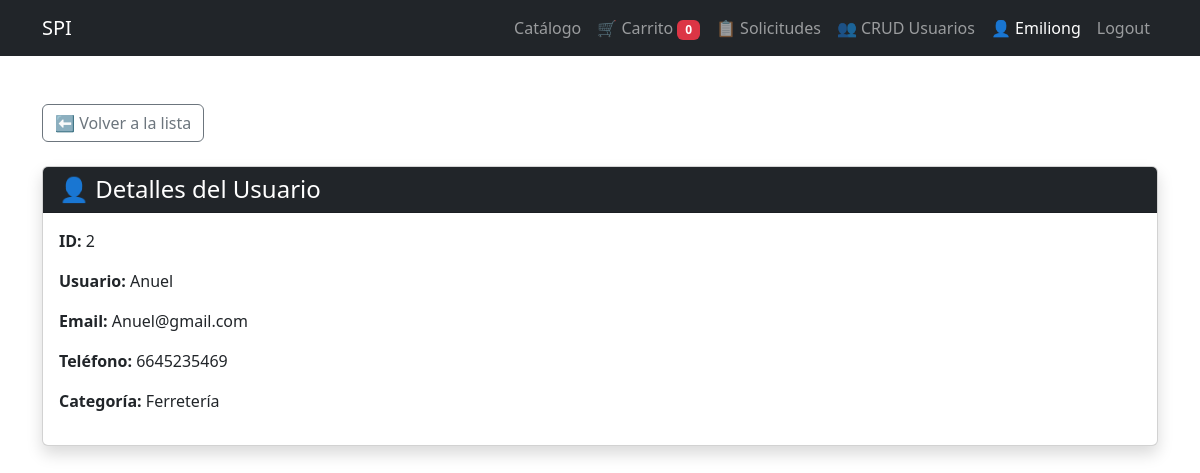
Page /usuarios/2/ (signed in) on the committed database.
### sushi/models.py (models this page shows, shortened)
class Usuario(AbstractUser):
    email = models.EmailField(unique=True)
    telefono = models.CharField(max_length=20, null=True, blank=True)  # ✅ nuevo campo
    categoria_cliente = models.ForeignKey(CategoriaCliente, on_delete=models.SET_NULL, null=True, blank=True)

class CategoriaCliente(models.Model):
    nombre = models.CharField(max_length=100, unique=True)

### sushi/views.py (the view)
    def _wrapped_view(request, *args, **kwargs):
        if request.user.categoria_cliente and request.user.categoria_cliente.nombre.lower() == "admin":
            return func(request, *args, **kwargs)
        messages.error(request, "Acceso no autorizado.")
        return redirect("catalogo")

### sushi/views.py (called while the page is built)
def solo_admin(func):
    def _wrapped_view(request, *args, **kwargs):
        if request.user.categoria_cliente and request.user.categoria_cliente.nombre.lower() == "admin":
            return func(request, *args, **kwargs)
        messages.error(request, "Acceso no autorizado.")
        return redirect("catalogo")
    return login_required(_wrapped_view)

@solo_admin
def detalle_usuario(request, user_id):
    usuario = get_object_or_404(Usuario, id=user_id)
    return render(request, 'detalle_usuario.html', {'usuario': usuario})

### sushi/templates/detalle_usuario.html
{% extends 'base.html' %}
{% block content %}
<div class="container my-5">
  <a href="{% url 'crud_usuarios' %}" class="btn btn-outline-secondary mb-4">⬅️ Volver a la lista</a>
  <div class="card shadow">
    <div class="card-header bg-dark text-white">
      <h4 class="mb-0">👤 Detalles del Usuario</h4>
    </div>
    <div class="card-body">
      <p><strong>ID:</strong> {{ usuario.id }}</p>
      <p><strong>Usuario:</strong> {{ usuario.username }}</p>
      <p><strong>Email:</strong> {{ usuario.email }}</p>
      <p><strong>Teléfono:</strong> {{ usuario.telefono|default:"No especificado" }}</p>
      <p><strong>Categoría:</strong> {{ usuario.categoria_cliente.nombre }}</p>
    </div>
  </div>
</div>
{% endblock %}

### sushi/templates/_navbar.html (shortened to what this page needs)
<nav class="navbar navbar-expand-lg navbar-dark bg-dark">
  <div class="container">
    <a class="navbar-brand" href="/">SPI</a>
    <div class="collapse navbar-collapse" id="navbarNav">
      <ul class="navbar-nav ms-auto">
        {% if user.is_authenticated %}
          <li class="nav-item">
            <a href="{% url 'catalogo' %}" class="nav-link">Catálogo</a>
          </li>
          <li class="nav-item">
            <a href="{% url 'carrito' %}" class="nav-link">
              🛒 Carrito <span class="badge bg-danger" id="cart-count">0</span>
            </a>
          </li>
          <li class="nav-item">
            <a href="{% url 'ver_ventas' %}" class="nav-link">
              📋 {% if user.categoria_cliente.nombre|lower == "admin" %}Solicitudes{% else %}Mis Solicitudes{% endif %}
            </a>
          </li>
          {% if user.categoria_cliente.nombre|lower == "admin" %}
            <li class="nav-item">
              <a href="{% url 'crud_usuarios' %}" class="nav-link">👥 CRUD Usuarios</a>
            </li>
          {% endif %}
          <li class="nav-item">
            <span class="nav-link text-white">👤 {{ user.username }}</span>
          </li>
          <li class="nav-item">
            <a class="nav-link" href="{% url 'logout' %}">Logout</a>
          </li>
        {% else %}
          <li class="nav-item">
            <a href="{% url 'signin' %}" class="nav-link">Login</a>
          </li>
        {% endif %}
      </ul>
    </div>
  </div>
</nav>

### rows in the picture
Usuario: username "Emiliong"
Usuario: id "2", username "Anuel", email "Anuel@gmail.com", telefono "6645235469", categoria_cliente.nombre "Ferretería"
